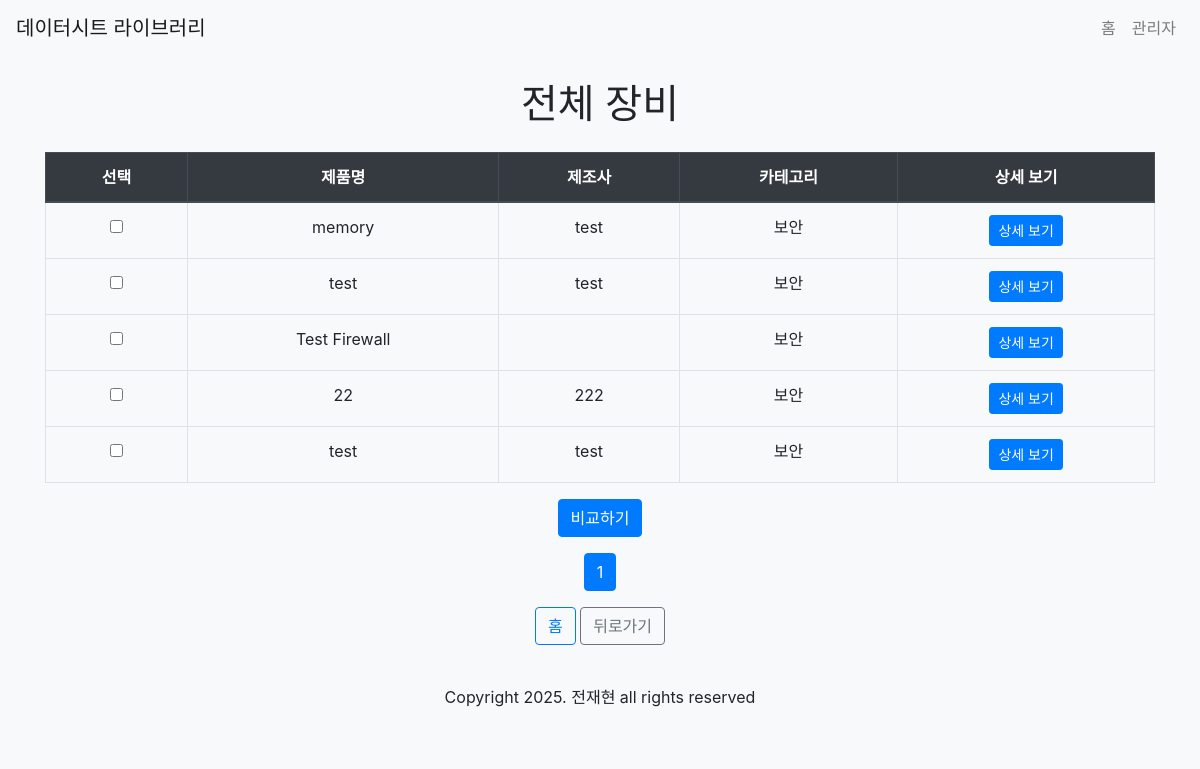
The app's page /category/전체 with its own data.
### tables this page shows
CREATE TABLE equipment
                 (id INTEGER PRIMARY KEY, name TEXT, manufacturer TEXT, category TEXT, specs TEXT, image TEXT, upload_date TEXT, datasheet TEXT, certification TEXT);

### app.py (the view)
@app.route('/category/<category>')
def category(category):
    page = request.args.get('page', 1, type=int)
    per_page = 10
    offset = (page - 1) * per_page
    conn = sqlite3.connect('database.db')
    c = conn.cursor()
    if category == '전체':
        c.execute("SELECT COUNT(*) FROM equipment")
        total = c.fetchone()[0]
        c.execute("SELECT id, name, manufacturer, category FROM equipment ORDER BY id DESC LIMIT ? OFFSET ?", (per_page, offset))
    else:
        c.execute("SELECT COUNT(*) FROM equipment WHERE category = ?", (category,))
        total = c.fetchone()[0]
        c.execute("SELECT id, name, manufacturer, category FROM equipment WHERE category = ? LIMIT ? OFFSET ?", (category, per_page, offset))
    equipment = c.fetchall()
    total_pages = (total // per_page) + (1 if total % per_page else 0)
    conn.close()
    return render_template('category.html', equipment=equipment, category=category, page=page, total_pages=total_pages)

### templates/category.html (shortened to what this page needs)
<!DOCTYPE html>
<html lang="ko">
<head>
    <link rel="stylesheet" href="https://stackpath.bootstrapcdn.com/bootstrap/4.5.2/css/bootstrap.min.css">
</head>
<body class="bg-light">
    <nav class="navbar navbar-expand-lg navbar-light bg-light">
        <a class="navbar-brand" href="{{ url_for('index') }}">데이터시트 라이브러리</a>
        <div class="collapse navbar-collapse" id="navbarNav">
            <ul class="navbar-nav ml-auto">
                <li class="nav-item">
                    <a class="nav-link" href="{{ url_for('index') }}">홈</a>
                </li>
                <li class="nav-item">
                    <a class="nav-link" href="{{ url_for('admin_login') }}">관리자</a>
                </li>
            </ul>
        </div>
    </nav>
    <div class="container mt-4">
        <h1 class="text-center mb-4">{{ category }} 장비</h1>
        {% if equipment %}
        <form action="{{ url_for('compare') }}" method="GET">
            <table class="table table-bordered table-hover">
                <thead class="thead-dark">
                    <tr>
                        <th class="text-center">선택</th>
                        <th class="text-center">제품명</th>
                        <th class="text-center">제조사</th>
                        <th class="text-center">카테고리</th>
                        <th class="text-center">상세 보기</th>
                    </tr>
                </thead>
                <tbody>
                    {% for item in equipment %}
                    <tr>
                        <td class="text-center"><input type="checkbox" name="selected" value="{{ item[0] }}"></td>
                        <td class="text-center">{{ item[1] }}</td>
                        <td class="text-center">{{ item[2] }}</td>
                        <td class="text-center">{{ item[3] }}</td>
                        <td class="text-center"><a href="{{ url_for('equipment_detail', id=item[0]) }}" class="btn btn-sm btn-primary">상세 보기</a></td>
                    </tr>
                    {% endfor %}
                </tbody>
            </table>
            <div class="text-center">
                <button type="submit" class="btn btn-primary">비교하기</button>
            </div>
        </form>
        <nav aria-label="Page navigation" class="mt-3">
            <ul class="pagination justify-content-center">
                {% for p in range(1, total_pages + 1) %}
                <li class="page-item {% if p == page %}active{% endif %}">
                    <a class="page-link" href="{{ url_for('category', category=category, page=p) }}">{{ p }}</a>
                </li>
                {% endfor %}
            </ul>
        </nav>
        {% else %}
        <p class="text-center">해당 카테고리에 등록된 장비가 없습니다.</p>
        {% endif %}
        <div class="mt-3 text-center">
            <a href="{{ url_for('index') }}" class="btn btn-outline-primary">홈</a>
            <button onclick="window.history.back()" class="btn btn-outline-secondary">뒤로가기</button>
        </div>
    </div>
    <footer class="bg-light text-center py-3 mt-4">
        <p>Copyright 2025. 전재현 all rights reserved</p>
    </footer>
</body>
</html>

### records on screen
equipment: name "memory", manufacturer "test", category "보안"
equipment: name "test", manufacturer "test", category "보안"
equipment: name "Test Firewall", category "보안"
equipment: name "22", manufacturer "222", category "보안"
equipment: name "test", manufacturer "test", category "보안"

### other values on screen
{{ category }} "전체"
{{ p }} "1"
